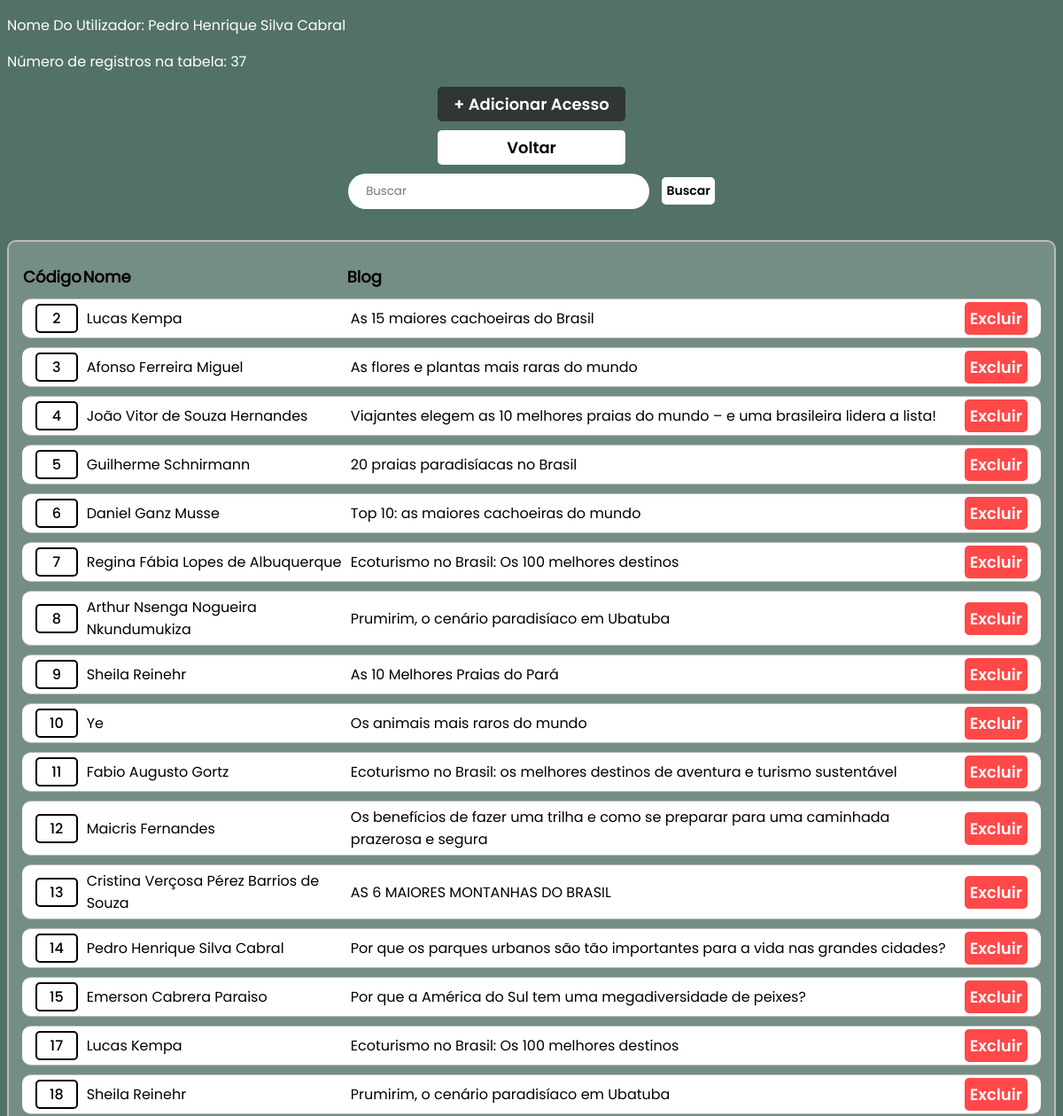
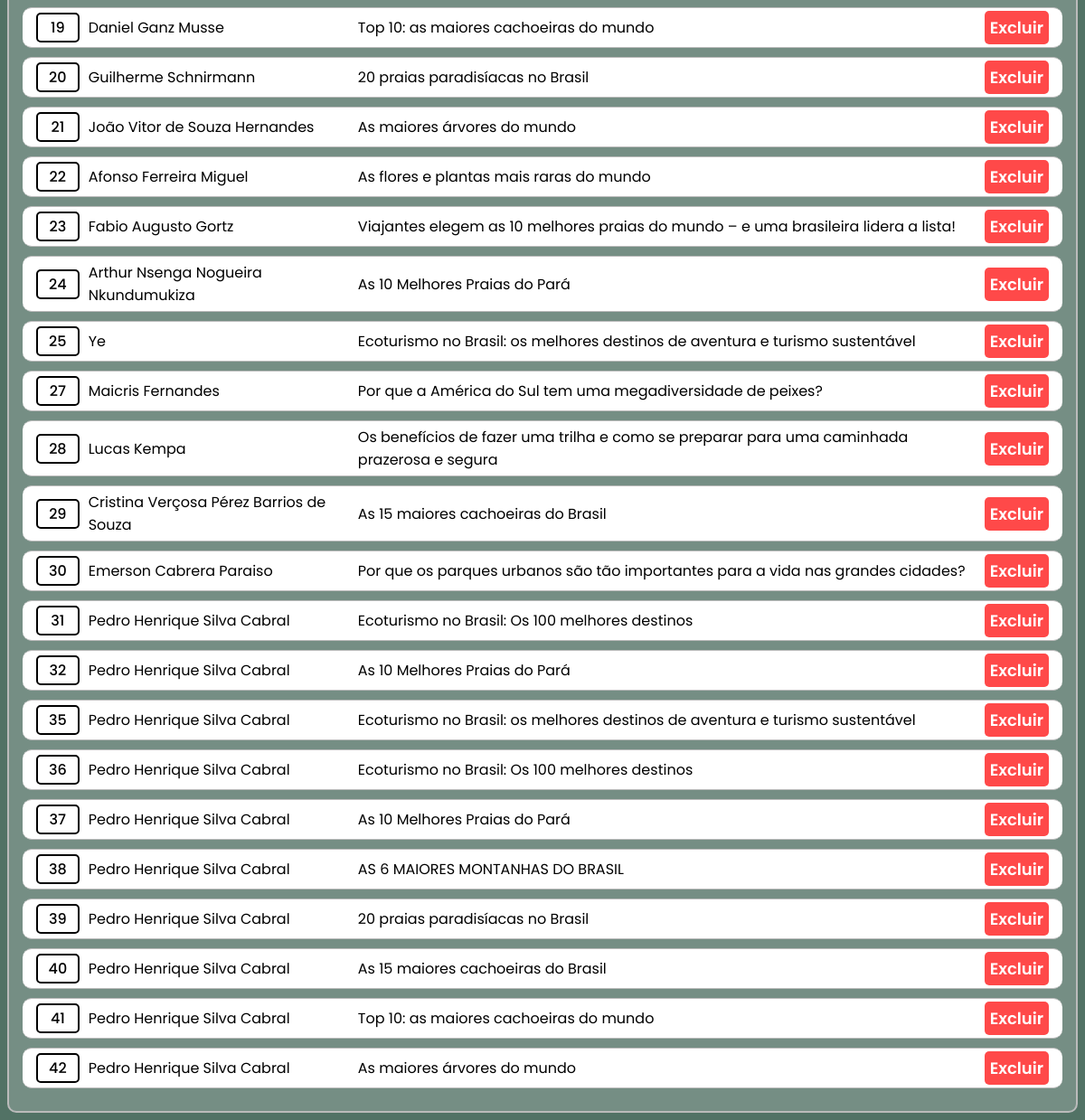
The app's page /perfil/admin/db6/acessa_lst.php (signed in) with its own data (2 pictures, top to bottom).
### tables this page shows
CREATE TABLE `cliente` (
  `Cod_Cliente` int NOT NULL AUTO_INCREMENT,
  `Nome` varchar(100) DEFAULT NULL,
  `CPF` char(14) DEFAULT NULL,
  `Genero` char(1) DEFAULT NULL,
  `CEP` char(9) DEFAULT NULL,
  `DT_Nasc` date DEFAULT NULL,
  `Faixa_preco` int DEFAULT '0',
  `Inter_Nacional` char(1) DEFAULT 'A',
  `123Pontos` int DEFAULT '0',
  `Email` varchar(100) DEFAULT NULL,
  `Senha_login` varchar(20) DEFAULT NULL,
  PRIMARY KEY (`Cod_Cliente`),
  UNIQUE KEY `CPF` (`CPF`,`Email`)
);

CREATE TABLE `acessa` (
  `Cod_acesso` int NOT NULL AUTO_INCREMENT,
  `fk_Blog_Cod_blog` int DEFAULT NULL,
  `fk_Cliente_Cod_Cliente` int DEFAULT NULL,
  PRIMARY KEY (`Cod_acesso`),
  KEY `FK_acessa_2` (`fk_Cliente_Cod_Cliente`),
  KEY `FK_acessa_3` (`fk_Blog_Cod_blog`),
  CONSTRAINT `FK_acessa_2` FOREIGN KEY (`fk_Cliente_Cod_Cliente`) REFERENCES `cliente` (`Cod_Cliente`) ON DELETE CASCADE,
  CONSTRAINT `FK_acessa_3` FOREIGN KEY (`fk_Blog_Cod_blog`) REFERENCES `blog` (`Cod_blog`) ON DELETE CASCADE
);

CREATE TABLE `blog` (
  `Cod_blog` int NOT NULL AUTO_INCREMENT,
  `Titulo` varchar(255) DEFAULT NULL,
  `Autor` varchar(100) DEFAULT NULL,
  `Data_publicada` date DEFAULT NULL,
  `Gostei` int DEFAULT '0',
  `Deslike` int DEFAULT '0',
  `HTML_blog` text,
  PRIMARY KEY (`Cod_blog`),
  UNIQUE KEY `Titulo` (`Titulo`)
);

### perfil/admin/db6/acessa_lst.php (the view, shortened to what this page needs)
<!DOCTYPE html>
<html lang="pt-BR">
<head>
    <link rel="stylesheet" href="../style_lst.css">
</head>
<body>
    <?php
        include("../db0/connection.php");
        $sqlID = "SELECT Nome FROM Cliente WHERE Cod_cliente = {$_SESSION['Cod_Cliente']}";
        $resultID = $conn->query($sqlID);
        $rowID = $resultID->fetch_assoc();
        echo "<p>Nome Do Utilizador: " . $rowID['Nome'] . "</p>";
        if (isset($_GET['busca'])) {
            $busca = $_GET['busca'];
            if (!empty($busca)){
                $sql = "SELECT a.Cod_acesso, a.fk_Cliente_Cod_Cliente, a.fk_Blog_Cod_blog
                FROM acessa a
                INNER JOIN cliente c ON a.fk_Cliente_Cod_Cliente = c.Cod_Cliente
                INNER JOIN Blog b ON a.fk_Blog_Cod_blog = b.Cod_blog
                WHERE a.Cod_acesso = '$busca' OR c.Nome LIKE '%$busca%' OR b.Titulo LIKE '%$busca%'";
                $result = $conn->query($sql);
                echo "<p>Número de registros na tabela: " . $result->num_rows . "</p>";
            } else {
                $sql = "SELECT Cod_acesso, fk_Cliente_Cod_Cliente, fk_Blog_Cod_blog FROM acessa";
                $result = $conn->query($sql);
                echo "<p>Número de registros na tabela: " . $result->num_rows . "</p>";
            }
        } else {
            $sql = "SELECT Cod_acesso, fk_Cliente_Cod_Cliente, fk_Blog_Cod_blog FROM acessa";
            $result = $conn->query($sql);
            echo "<p>Número de registros na tabela: " . $result->num_rows . "</p>";
        }
    ?>
    <div id="div_centralizar_elementos">
        <a id="ADD" href="acessa_add.php">+ Adicionar Acesso</a>
        <a id="Voltar" href="../db0/inicio.php">Voltar</a>
        <form method="get" action="" id="formulario">
            <input type="text" name="busca" id="busca" placeholder="Buscar">
            <input type="submit" value="Buscar" id="button_submit">
        </form>
    </div>
    <table>
        <thead>
            <tr>
                <th>Código</th>
                <th>Nome</th>
                <th>Blog</th>
            </tr>
        </thead>
        <?php
            if ($result->num_rows > 0) {
                while ($row = $result->fetch_assoc()) {
        ?>
            <tr>
                <td>
                    <a href="acessa_info.php?Cod_acesso=<?php echo $row['Cod_acesso']?>"><?php echo $row['Cod_acesso']?></a>
                </td>
                <td>
                    <?php
                        $fkCod_Cliente = $row['fk_Cliente_Cod_Cliente'];
                        $sqlCliente = "SELECT Nome FROM Cliente WHERE Cod_Cliente = $fkCod_Cliente";
                        $resultCliente = $conn->query($sqlCliente);
                        $clienteData = $resultCliente->fetch_assoc();
                        echo $clienteData['Nome'];
                    ?>
                </td>
                <td>
                    <?php
                        $fkCod_Lugar = $row['fk_Blog_Cod_blog'];
                        $sqlLugar = "SELECT Titulo FROM Blog WHERE Cod_blog = $fkCod_Lugar";
                        $resultLugar = $conn->query($sqlLugar);
                        $LugarData = $resultLugar->fetch_assoc();
                        echo $LugarData['Titulo'];
                    ?>
                </td>
                <td onclick="remove(<?php echo $row['Cod_acesso']?>);">
                    <a id="Excluir" href="#" style="display: inline;">Excluir</a>
                </td>
            </tr>
        <?php
                }
             }
        ?>
    </table>
</body>
</html>

### perfil/admin/style_lst.css (style rules this page uses)
body { font-family: 'poppins'; background-color: #527265; }
#div_centralizar_elementos { display: flex; flex-direction: column; align-items: center; }
a { text-decoration: none; color: black; border: 2px solid black; border-radius: 5px; padding: 2px; font-family: 'poppins_medio'; display: flex; align-items: center; justify-content: center; }
td { padding: 5px; border: 1px solid #bbb; border-right: none; border-left: none; background-color: white; }
th { text-align: start; font-size: 18px; }
table tr td:last-child { border-radius: 0 10px 10px 0; padding-right: 15px; }
table tr td:nth-child(1) { border-radius: 10px 0 0 10px; padding-left: 15px; }
#ADD { width: 200px; margin-bottom: 10px; display: flex; font-family: 'poppins_semibold'; border: none; color: white; background-color: #303535; font-size: 18px; padding: 6px; border-radius: 5px; cursor: pointer; transition: opacity 0.15s, box-shadow 0.15s; }
#Voltar { width: 200px; margin-bottom: 10px; display: flex; font-family: 'poppins_semibold'; border: none; color: black; background-color: white; font-size: 18px; padding: 6px; border-radius: 5px; cursor: pointer; transition: opacity 0.15s, box-shadow 0.15s; }
#formulario { display: inline-block }
#busca { user-select: none; border-radius: 30px; border: 0px solid; color: #283228; background-color: rgb(255, 255, 255); height: 40px; width: 300px; margin: 0 10px 20px 0; padding: 0 20px; font-family: 'poppins'; transition: box-shadow 0.15s, background-color 0.15s; }
p { color: white; }
#button_submit { font-family: 'poppins_semibold'; border: none; color: black; background-color: white; font-size: 14px; padding: 5px; border-radius: 5px; cursor: pointer; transition: opacity 0.15s, box-shadow 0.15s; }
#Excluir { color: black; }
table { margin-top: 15px; border: 2px solid #bbb; width: 100%; background-color: rgba(255, 255, 255, 0.2); border-radius: 10px; border-spacing: 0 10px; padding: 15px 15px; }
#Excluir { user-select: none; width: 130px; font-family: 'poppins_semibold'; background-color: rgb(255, 73, 73); border: none; color: white; font-size: 18px; padding: 6px; border-radius: 5px; cursor: pointer; transition: opacity 0.15s, box-shadow 0.15s; }

### records on screen
cliente: Nome "Pedro Henrique Silva Cabral"
acessa: Cod_acesso "2", fk_Cliente_Cod_Cliente.Nome "Lucas Kempa", fk_Blog_Cod_blog.Titulo "As 15 maiores cachoeiras do Brasil"
acessa: Cod_acesso "3", fk_Cliente_Cod_Cliente.Nome "Afonso Ferreira Miguel", fk_Blog_Cod_blog.Titulo "As flores e plantas mais raras do mundo"
acessa: Cod_acesso "4", fk_Cliente_Cod_Cliente.Nome "João Vitor de Souza Hernandes", fk_Blog_Cod_blog.Titulo "Viajantes elegem as 10 melhores praias do mundo – e uma brasileira lidera a lista!"
acessa: Cod_acesso "5", fk_Cliente_Cod_Cliente.Nome "Guilherme Schnirmann", fk_Blog_Cod_blog.Titulo "20 praias paradisíacas no Brasil"
acessa: Cod_acesso "6", fk_Cliente_Cod_Cliente.Nome "Daniel Ganz Musse", fk_Blog_Cod_blog.Titulo "Top 10: as maiores cachoeiras do mundo"
acessa: Cod_acesso "7", fk_Cliente_Cod_Cliente.Nome "Regina Fábia Lopes de Albuquerque", fk_Blog_Cod_blog.Titulo "Ecoturismo no Brasil: Os 100 melhores destinos"
acessa: Cod_acesso "8", fk_Cliente_Cod_Cliente.Nome "Arthur Nsenga Nogueira Nkundumukiza", fk_Blog_Cod_blog.Titulo "Prumirim, o cenário paradisíaco em Ubatuba"
acessa: Cod_acesso "9", fk_Cliente_Cod_Cliente.Nome "Sheila Reinehr", fk_Blog_Cod_blog.Titulo "As 10 Melhores Praias do Pará"
acessa: Cod_acesso "10", fk_Cliente_Cod_Cliente.Nome "Ye", fk_Blog_Cod_blog.Titulo "Os animais mais raros do mundo"
acessa: Cod_acesso "11", fk_Cliente_Cod_Cliente.Nome "Fabio Augusto Gortz", fk_Blog_Cod_blog.Titulo "Ecoturismo no Brasil: os melhores destinos de aventura e turismo sustentável"
acessa: Cod_acesso "12", fk_Cliente_Cod_Cliente.Nome "Maicris Fernandes", fk_Blog_Cod_blog.Titulo "Os benefícios de fazer uma trilha e como se preparar para uma caminhada prazerosa e segura"
acessa: Cod_acesso "13", fk_Cliente_Cod_Cliente.Nome "Cristina Verçosa Pérez Barrios de Souza", fk_Blog_Cod_blog.Titulo "AS 6 MAIORES MONTANHAS DO BRASIL"
acessa: Cod_acesso "14", fk_Cliente_Cod_Cliente.Nome "Pedro Henrique Silva Cabral", fk_Blog_Cod_blog.Titulo "Por que os parques urbanos são tão importantes para a vida nas grandes cidades?"
acessa: Cod_acesso "15", fk_Cliente_Cod_Cliente.Nome "Emerson Cabrera Paraiso", fk_Blog_Cod_blog.Titulo "Por que a América do Sul tem uma megadiversidade de peixes?"
acessa: Cod_acesso "17", fk_Cliente_Cod_Cliente.Nome "Lucas Kempa", fk_Blog_Cod_blog.Titulo "Ecoturismo no Brasil: Os 100 melhores destinos"
acessa: Cod_acesso "18", fk_Cliente_Cod_Cliente.Nome "Sheila Reinehr", fk_Blog_Cod_blog.Titulo "Prumirim, o cenário paradisíaco em Ubatuba"
acessa: Cod_acesso "19", fk_Cliente_Cod_Cliente.Nome "Daniel Ganz Musse", fk_Blog_Cod_blog.Titulo "Top 10: as maiores cachoeiras do mundo"
acessa: Cod_acesso "20", fk_Cliente_Cod_Cliente.Nome "Guilherme Schnirmann", fk_Blog_Cod_blog.Titulo "20 praias paradisíacas no Brasil"
acessa: Cod_acesso "21", fk_Cliente_Cod_Cliente.Nome "João Vitor de Souza Hernandes", fk_Blog_Cod_blog.Titulo "As maiores árvores do mundo"
acessa: Cod_acesso "22", fk_Cliente_Cod_Cliente.Nome "Afonso Ferreira Miguel", fk_Blog_Cod_blog.Titulo "As flores e plantas mais raras do mundo"
acessa: Cod_acesso "23", fk_Cliente_Cod_Cliente.Nome "Fabio Augusto Gortz", fk_Blog_Cod_blog.Titulo "Viajantes elegem as 10 melhores praias do mundo – e uma brasileira lidera a lista!"
acessa: Cod_acesso "24", fk_Cliente_Cod_Cliente.Nome "Arthur Nsenga Nogueira Nkundumukiza", fk_Blog_Cod_blog.Titulo "As 10 Melhores Praias do Pará"
acessa: Cod_acesso "25", fk_Cliente_Cod_Cliente.Nome "Ye", fk_Blog_Cod_blog.Titulo "Ecoturismo no Brasil: os melhores destinos de aventura e turismo sustentável"
acessa: Cod_acesso "27", fk_Cliente_Cod_Cliente.Nome "Maicris Fernandes", fk_Blog_Cod_blog.Titulo "Por que a América do Sul tem uma megadiversidade de peixes?"
acessa: Cod_acesso "28", fk_Cliente_Cod_Cliente.Nome "Lucas Kempa", fk_Blog_Cod_blog.Titulo "Os benefícios de fazer uma trilha e como se preparar para uma caminhada prazerosa e segura"
acessa: Cod_acesso "29", fk_Cliente_Cod_Cliente.Nome "Cristina Verçosa Pérez Barrios de Souza", fk_Blog_Cod_blog.Titulo "As 15 maiores cachoeiras do Brasil"
acessa: Cod_acesso "30", fk_Cliente_Cod_Cliente.Nome "Emerson Cabrera Paraiso", fk_Blog_Cod_blog.Titulo "Por que os parques urbanos são tão importantes para a vida nas grandes cidades?"
acessa: Cod_acesso "31", fk_Cliente_Cod_Cliente.Nome "Pedro Henrique Silva Cabral", fk_Blog_Cod_blog.Titulo "Ecoturismo no Brasil: Os 100 melhores destinos"
acessa: Cod_acesso "32", fk_Cliente_Cod_Cliente.Nome "Pedro Henrique Silva Cabral", fk_Blog_Cod_blog.Titulo "As 10 Melhores Praias do Pará"
acessa: Cod_acesso "35", fk_Cliente_Cod_Cliente.Nome "Pedro Henrique Silva Cabral", fk_Blog_Cod_blog.Titulo "Ecoturismo no Brasil: os melhores destinos de aventura e turismo sustentável"
acessa: Cod_acesso "36", fk_Cliente_Cod_Cliente.Nome "Pedro Henrique Silva Cabral", fk_Blog_Cod_blog.Titulo "Ecoturismo no Brasil: Os 100 melhores destinos"
acessa: Cod_acesso "37", fk_Cliente_Cod_Cliente.Nome "Pedro Henrique Silva Cabral", fk_Blog_Cod_blog.Titulo "As 10 Melhores Praias do Pará"
acessa: Cod_acesso "38", fk_Cliente_Cod_Cliente.Nome "Pedro Henrique Silva Cabral", fk_Blog_Cod_blog.Titulo "AS 6 MAIORES MONTANHAS DO BRASIL"
acessa: Cod_acesso "39", fk_Cliente_Cod_Cliente.Nome "Pedro Henrique Silva Cabral", fk_Blog_Cod_blog.Titulo "20 praias paradisíacas no Brasil"
acessa: Cod_acesso "40", fk_Cliente_Cod_Cliente.Nome "Pedro Henrique Silva Cabral", fk_Blog_Cod_blog.Titulo "As 15 maiores cachoeiras do Brasil"
acessa: Cod_acesso "41", fk_Cliente_Cod_Cliente.Nome "Pedro Henrique Silva Cabral", fk_Blog_Cod_blog.Titulo "Top 10: as maiores cachoeiras do mundo"
acessa: Cod_acesso "42", fk_Cliente_Cod_Cliente.Nome "Pedro Henrique Silva Cabral", fk_Blog_Cod_blog.Titulo "As maiores árvores do mundo"

### other values on screen
$result->num_rows "37"
